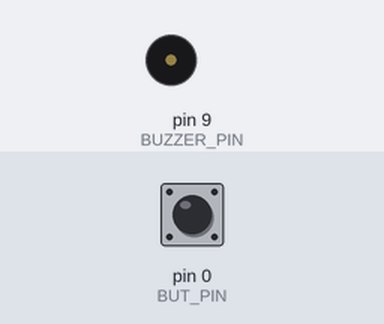
Bench run of a sketch on a simulated Arduino Uno, built with avr-gcc and run on an emulated ATmega328P. Parts: buzzer (waves = sounding, pin HIGH). The inputs (shaded band) are chosen by the test bench; at power-on: pin 0 (BUT_PIN) HIGH.

Above: at 1.2 s.
1.3 s: pin 0 (BUT_PIN) pulled LOW for 0.15 s
At 2.1 s:
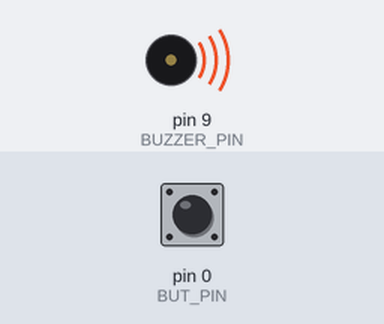
2.9 s: pin 0 (BUT_PIN) pulled LOW for 1 s
At 3.3 s:
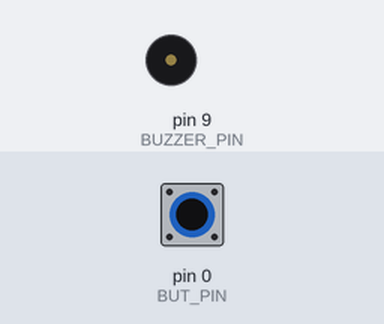
5.4 s: pin 0 (BUT_PIN) pulled LOW for 3.2 s
At 6.4 s:
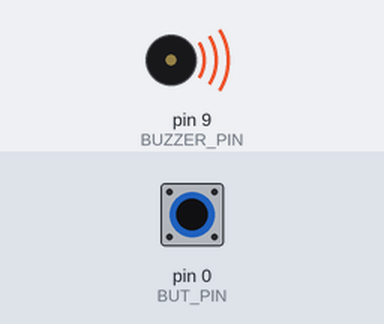
Timing chart, 0 to 8.4 s (numbered marks = the images above; inputs shaded):
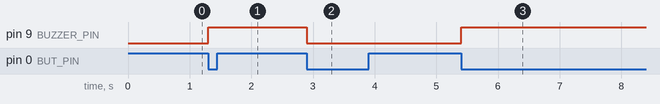

The sketch:

led_tog.ino
```cpp
#define BUZZER_PIN 9
#define BUT_PIN 0

bool buzzer_sts = false;
bool last_but_sts = HIGH;

void setup() {
    pinMode(BUZZER_PIN, OUTPUT);
    pinMode(BUT_PIN, INPUT);

    // Ensure the buzzer is off to start
    digitalWrite(BUZZER_PIN, LOW);
}

void loop() {
    // Read the current state of the button
    bool current_but_sts = digitalRead(BUT_PIN);

    // Check if the button transitioned from HIGH (unpressed) to LOW (pressed)
    if (last_but_sts == HIGH && current_but_sts == LOW) {
        buzzer_sts = !buzzer_sts;               // Toggle the buzzer status
        digitalWrite(BUZZER_PIN, buzzer_sts);   // Apply the new status
        delay(50);                              // Small delay to debounce
    }

    // Save the current state for the next loop iteration
    last_but_sts = current_but_sts;
}
```

Measured:
- after the input at 1.3 s, pin 9 (BUZZER_PIN): LOW → HIGH at once
- after the input at 2.9 s, pin 9 (BUZZER_PIN): HIGH → LOW at once
- after the input at 5.4 s, pin 9 (BUZZER_PIN): LOW → HIGH at once
